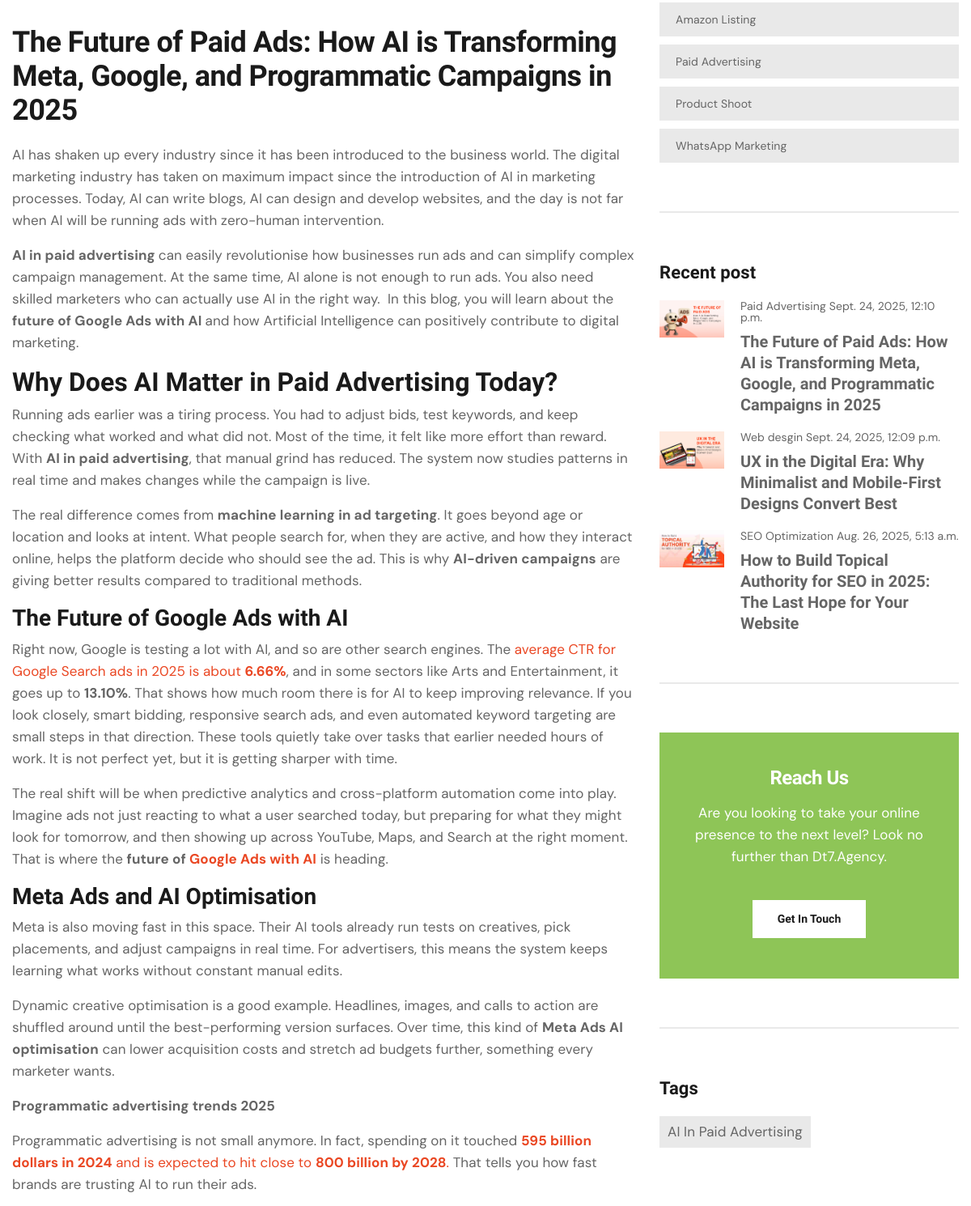
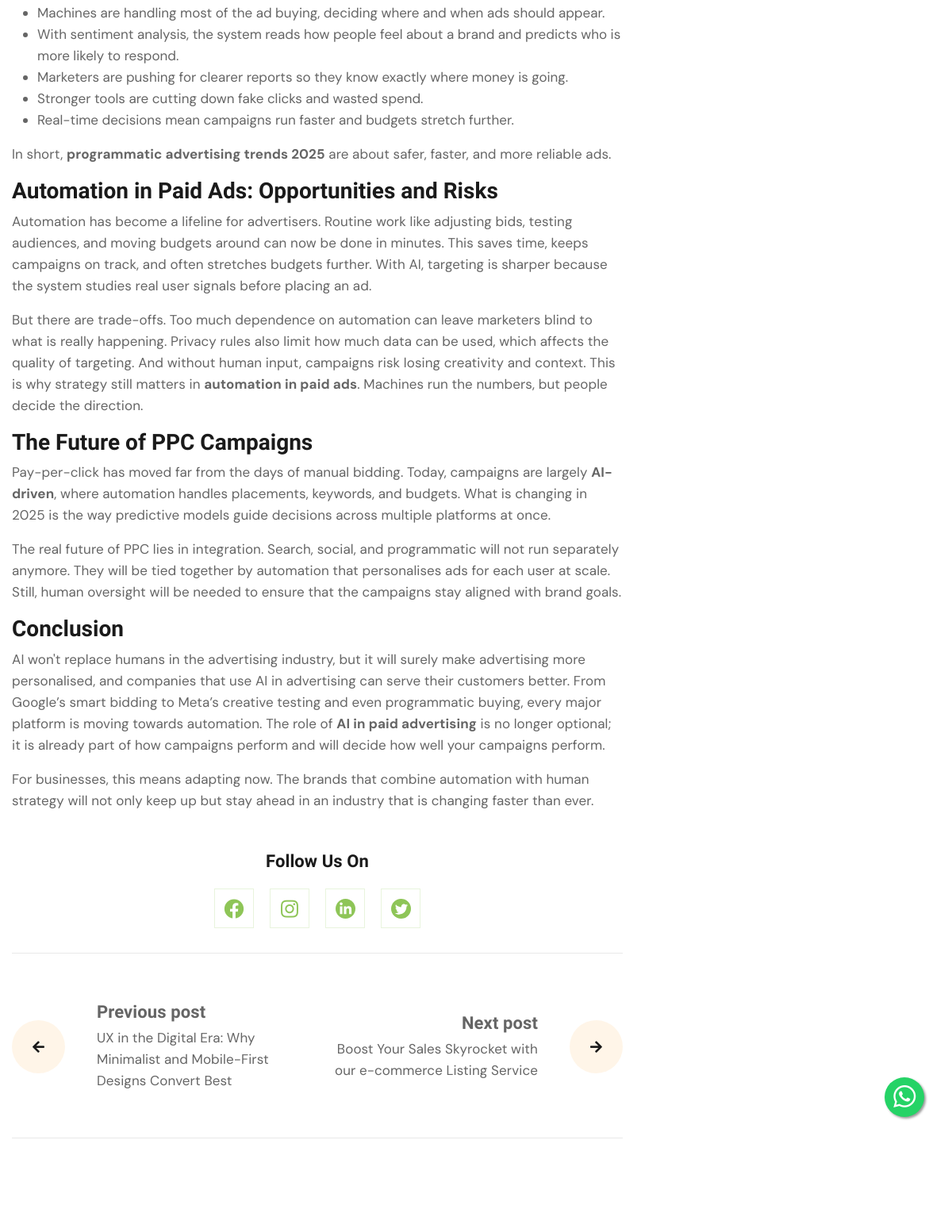
Before: /blog/ai-in-paid-advertising-2025 (middle part) with the older database file (2 pictures, top to bottom).
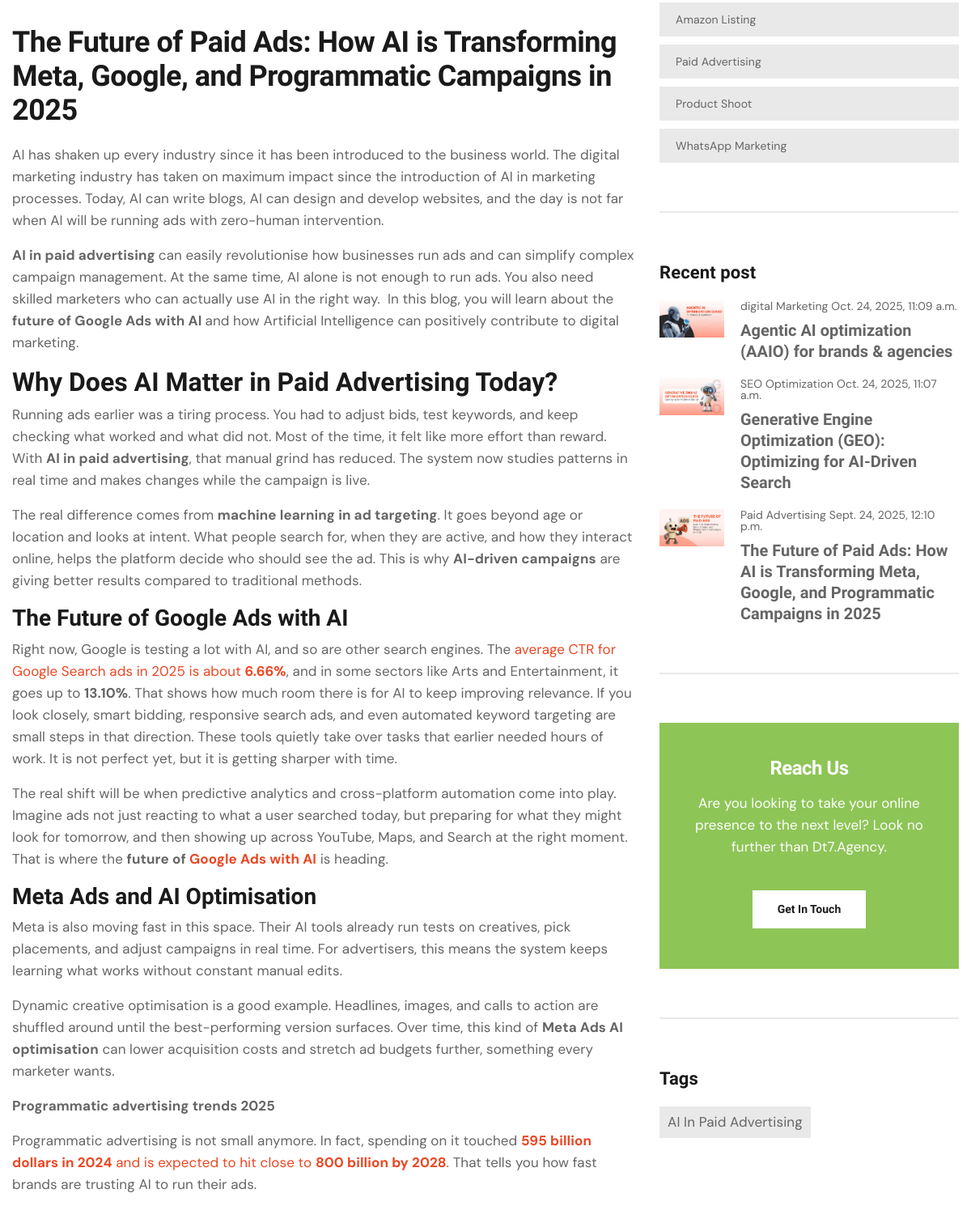
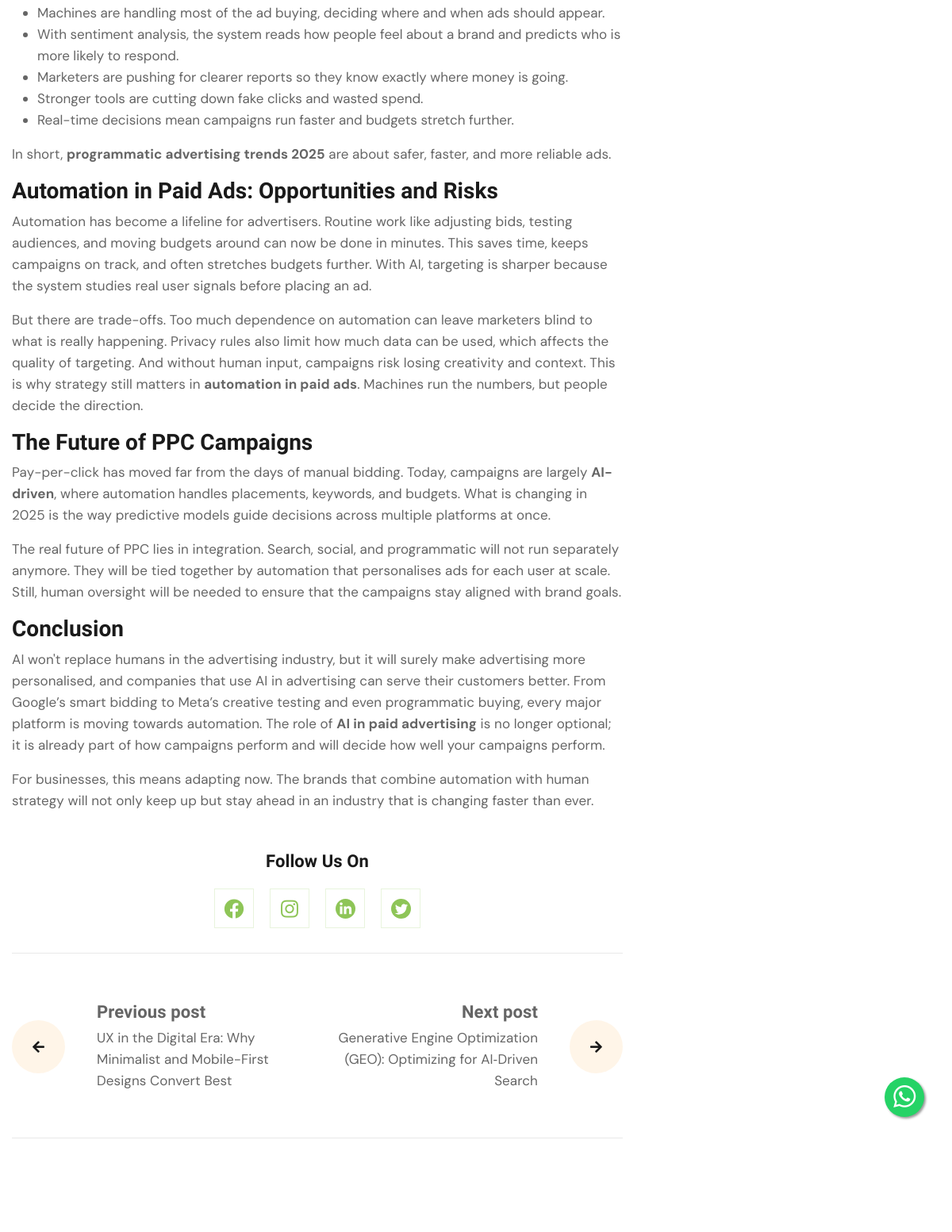
After: the same page with the newer database file (2 pictures, top to bottom).
### DT7App/models.py (models this page shows, shortened)
class BlogPost(models.Model):
    Id = models.AutoField(primary_key=True)
    Category = models.ForeignKey(Category,on_delete=models.CASCADE,related_name='categories')
    Title =  models.CharField(max_length=225,default="title")
    Image1 = models.ImageField(upload_to='uploads/')
    Body = RichTextField(blank=True,null=True)
    Sluglink = models.CharField(max_length=200 ,blank=True,null=True)
    Tags = models.CharField(max_length=100 )
    CreatedName =  models.CharField(max_length=100)
    Create_at = models.DateTimeField(default=datetime.now)
    status = models.IntegerField(choices=STATUS, default=0)
    MetaTitle = models.CharField(max_length=255, blank=True,default="", null=True)
    MetaDescription = models.CharField(max_length=255, blank=True,default="", null=True)
    MetaKeywords = models.CharField(max_length=255, blank=True,default="", null=True)
    class Meta:
        ordering = ['-Create_at']

class Category(models.Model):
        Name = models.CharField(max_length=30,default="heading")
        Created = models.DateTimeField(default=datetime.now)
        def __str__(self):
            return self.Name
        class Meta:
            verbose_name ='Category'
            verbose_name_plural = 'Categories'

### DT7App/views.py (the view)
# urls.py: path('blog/<str:slug>', Blogdetails , name='blog'),
def Blogdetails(request,slug):
    blog_list = BlogPost.objects.filter().order_by('-Id')[:3]
    selectpost = BlogPost.objects.get(Sluglink=slug)
    totalcategories = Category.objects.all()
    all_posts = BlogPost.objects.order_by('Id')
    faqs = selectpost.faqs.all()  # Get related FAQs
    selected_index = None
    for i, post in enumerate(all_posts):
        if post == selectpost:
            selected_index = i
            break
    previous_post = None
    next_post = None
    if selected_index is not None:
        if selected_index > 0:
            previous_post = all_posts[selected_index - 1]
        else:
            previous_post = all_posts.last()
        if selected_index < len(all_posts) - 1:
            next_post = all_posts[selected_index + 1]
        else:
            next_post = all_posts.first()
    context =  {'selectpost':selectpost,'totalcategories':totalcategories,'blog_list':blog_list, 'meta_title': selectpost.MetaTitle,
        'meta_description': selectpost.MetaDescription,
        'meta_tags': selectpost.MetaKeywords,'previous_post': previous_post,'canonical_url':selectpost.Sluglink,
        'next_post': next_post,'navbar':'Blog', 'faqs': faqs}
    print(selectpost.MetaKeywords)
    return render(request, 'uifiles/blogdetails.html',context)

### DT7App/context_processors.py (called while the page is built)
def get_client_ip(request):
    x_forwarded_for = request.META.get('HTTP_X_FORWARDED_FOR')
    if x_forwarded_for:
        ip = x_forwarded_for.split(',')[0]
    else:
        ip = request.META.get('REMOTE_ADDR')
    return ip

def get_geolocation(ip):
    url = f'http://ip-api.com/json/{ip}'
    response = requests.get(url)
    if response.status_code == 200:
        data = response.json()
        city = data.get('city')  # Use .get() to handle missing keys
        if city:
            return city
        else:
            return "City not found"  # Default message if 'city' is missing
    else:
        return f"Error: {response.status_code}"

def location_data(request):
    user_ip = get_client_ip(request)
    location_data = get_geolocation(user_ip)
    city = 'guntur'
    if location_data:
        city = location_data
    return {
        'city': city
    }

### templates/uifiles/blogdetails.html (shortened to what the changed rows need)
{% extends 'uifiles/blogbase.html' %}
{% load static %}
{% block content %}
        <section class="blog-details-page">
            <div class="container">
                <div class="row">
                    {% if selectpost %}
                    <div class="col-xl-8 col-lg-7">
                        <div class="blog-details-page__content">
                            <div class="blog-details-page__post wow animated fadeInUp" data-wow-delay="0.1s" data-wow-duration="1500ms">
                                <div class="blog-details-page__post-content">
                                    <h1 class="blog-details-page__post-title">{{selectpost.Title}}</h1>
                                    <p class="blog-details-page__post-desc"> {{selectpost.Body|safe}}</p>
                                </div>
                            </div>
                            <div class="blog-details-page__social-box">
                                <h3 class="blog-details-page__social-title">Follow Us on</h3>
                                <ul class="blog-details-page__social">
                                    <li class="blog-details-page__social-item">
                                        <a href="https://www.facebook.com/dt7agency/" target="_blank" class="blog-details-page__social-link" >
                                            <i class="fab fa-facebook"></i>
                                        </a>
                                    </li>
                                    <li class="blog-details-page__social-item">
                                        <a href="https://www.instagram.com/dt7agency/" target="_blank" class="blog-details-page__social-link">
                                            <i class="fab fa-instagram"></i>
                                        </a>
                                    </li>
                                    <li class="blog-details-page__social-item">
                                        <a href="https://www.linkedin.com/company/dt7agency/" target="_blank" class="blog-details-page__social-link blog-details-page__social-link--fb">
                                        </a>
                                    </li>
                                    <li class="blog-details-page__social-item">
                                        <a href="https://x.com/Dt7agency" target="_blank" class="blog-details-page__social-link blog-details-page__social-link--twitter">
                                        </a>
                                    </li>
                                </ul>
                            </div>
                            <div class="blog-details-page__pagination">
                                {% if previous_post %}
                                <div class="blog-details-page__prev-box">
                                    <a href="{% url 'blog' slug=previous_post.Sluglink %}" class="blog-details-page__prev-icon">
                                        <i class="fas fa-arrow-left"></i>
                                    </a>
                                    <div class="blog-details-page__prev-content">
                                        <h3 class="blog-details-page__prev-title">Previous post</h3>
                                        <p class="blog-details-page__prev-text"> {{ previous_post.Title }}</p>
                                    </div>
                                </div>
                                {% endif %}
                                {% if next_post %}
                                <div class="blog-details-page__next-box">
                                    <div class="blog-details-page__next-content">
                                        <h3 class="blog-details-page__next-title">Next post</h3>
                                        <p class="blog-details-page__next-text"> {{ next_post.Title }}</p>
                                    </div>
                                    <a href="{% url 'blog' slug=next_post.Sluglink %}" class="blog-details-page__next-icon">
                                        <i class="fas fa-arrow-right"></i>
                                    </a>
                                </div>
                                {% endif %}
                            </div>
                        </div>
                    </div>
                    {% endif %}
                    <div class="col-xl-4 col-lg-5">
                        <div class="page-sidebar">
                            <div class="page-sidebar__category page-sidebar__single wow animated fadeInLeft" data-wow-delay="0.1s" data-wow-duration="1500ms">
                                <ul class="page-sidebar__category-list">
                                    {% for category in totalcategories %}
                                    <li class="page-sidebar__category-item">
                                        <a href="#" class="page-sidebar__category-link"><span>{{ category.Name }}</span> </a>
                                    </li>
                                    {% endfor %}
                                </ul>
                            </div>
                            <div class="page-sidebar__post page-sidebar__single wow animated fadeInLeft" data-wow-delay="0.1s" data-wow-duration="1500ms">
                                {% for blogitem in blog_list %}
                                <div class="page-sidebar__post-box">
                                    <a href="/blog/{{blogitem.Sluglink}}" class="page-sidebar__post-img-box">
                                        <img src="/media/{{blogitem.Image1}}" alt="post" class="page-sidebar__post-img">
                                    </a>
                                    <div class="page-sidebar__post-content">
                                        <p class="page-sidebar__post-date"><span>{{blogitem.Category}}</span> <span>{{blogitem.Create_at}}</span></p>
                                        <a href="/blog/{{blogitem.Sluglink}}" class="page-sidebar__post-title-link">{{blogitem.Title}}</a>
                                    </div>
                                </div>
                                {% endfor %}
                            </div>
                            <div class="page-sidebar__tag page-sidebar__single wow animated fadeInLeft" data-wow-delay="0.1s" data-wow-duration="1500ms">
                                <div class="page-sidebar__tag-box">
                                    <a href="#" class="page-sidebar__tag-btn">{{selectpost.Tags}}</a>
                                </div>
                            </div>
                        </div>
                    </div>
                </div>
            </div>
        </section>
{% endblock %}

Changed rows visible on the page:
no longer on one of the page's lists (row unchanged): BlogPost: Category "Web desgin", Create_at "Sept. 24, 2025, 12:09 p.m.", Title "UX in the Digital Era: Why Minimalist and Mobile-First Designs Convert Best"
no longer on this page (row unchanged): BlogPost: Title "Boost Your Sales Skyrocket with our e-commerce Listing Service"
no longer on this page (row unchanged): BlogPost: Image1 (picture), Category "SEO Optimization", Create_at "Aug. 26, 2025, 5:13 a.m.", Title "How to Build Topical Authority for SEO in 2025: The Last Hope for Your Website"
added BlogPost: Title "Generative Engine Optimization (GEO): Optimizing for AI‑Driven Search", Image1 (picture), Category "SEO Optimization", Create_at "Oct. 24, 2025, 11:07 a.m."
added BlogPost: Image1 (picture), Category "digital Marketing", Create_at "Oct. 24, 2025, 11:09 a.m.", Title "Agentic AI optimization (AAIO) for brands & agencies"
